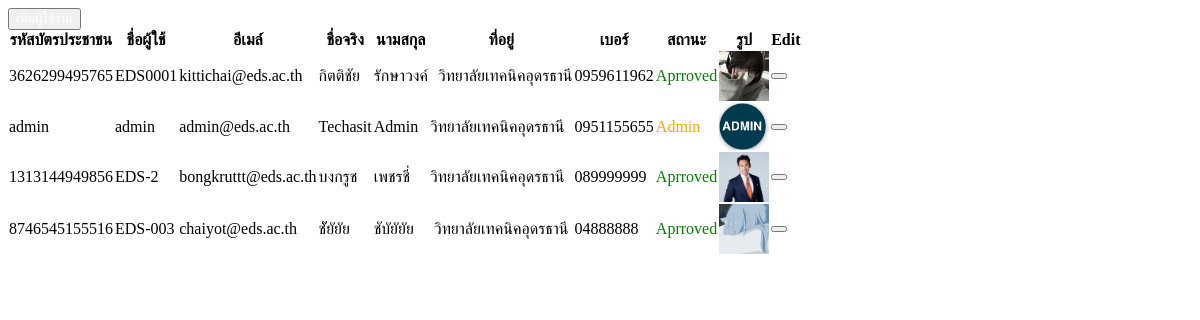
The app's page /Backend/admin/listUser.php, older data.
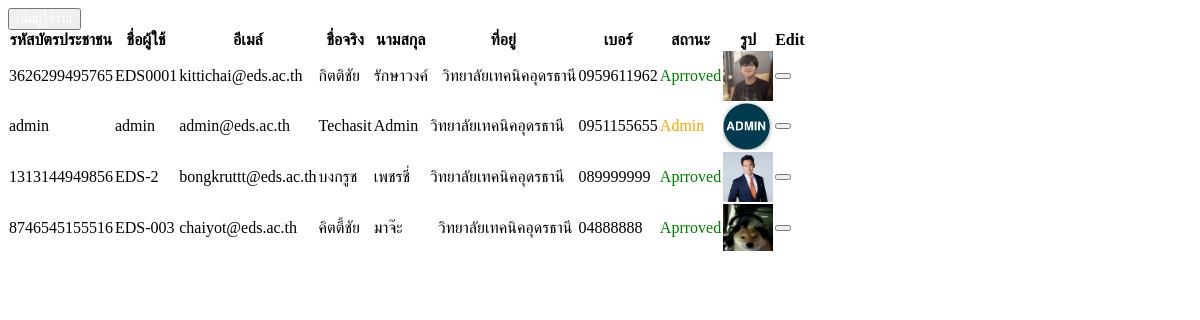
The same page, newer data.
### tables this page shows
CREATE TABLE `users` (
  `u_id` int(11) NOT NULL,
  `id_card` varchar(13) DEFAULT NULL,
  `username` varchar(255) NOT NULL,
  `email` varchar(255) DEFAULT NULL,
  `pwd` varchar(20) DEFAULT NULL,
  `fname` varchar(255) DEFAULT NULL,
  `lname` varchar(255) DEFAULT NULL,
  `address` varchar(255) NOT NULL,
  `phone` varchar(255) NOT NULL,
  `birthday` varchar(255) NOT NULL,
  `permission` int(11) NOT NULL,
  `main_groups` varchar(255) NOT NULL,
  `groups` int(11) NOT NULL,
  `img` text NOT NULL
);

### Backend/admin/listUser.php (the view, shortened to what this page needs)
<?php include "../db/connect.db.php";
?>
<section class="m-2 w-full">
   <div class="flex justify-center px-24 items-center">
      <div class="w-full overflow-x-auto">
         <table class="w-full text-left border border-separate rounded border-slate-200" cellspacing="0">
            <a href="./addUser-Admin.php"><button class="btn btn-success text-light mb-3" style="color:#fff; ">เพิ่มผู้ใช้งาน</button></a>
            <tbody>
               <tr>
                  <th scope="col" class="h-12 px-6 text-sm font-medium border-l first:border-l-0  border-slate-200 stroke-slate-500 text-slate-500 text-center">รหัสบัตรประชาชน</th>
                  <th scope="col" class="h-12 px-6 text-sm font-medium border-l first:border-l-0  border-slate-200 stroke-slate-500 text-slate-500 text-center">ชื่อผู้ใช้</th>
                  <th scope="col" class="h-12 px-6 text-sm font-medium border-l first:border-l-0  border-slate-200 stroke-slate-500 text-slate-500 text-center">อีเมล์</th>
                  <th scope="col" class="h-12 px-6 text-sm font-medium border-l first:border-l-0  border-slate-200 stroke-slate-500 text-slate-500 text-center">ชื่อจริง</th>
                  <th scope="col" class="h-12 px-6 text-sm font-medium border-l first:border-l-0  border-slate-200 stroke-slate-500 text-slate-500 text-center">นามสกุล</th>
                  <th scope="col" class="h-12 px-6 text-sm font-medium border-l first:border-l-0  border-slate-200 stroke-slate-500 text-slate-500 text-center">ที่อยู่</th>
                  <th scope="col" class="h-12 px-6 text-sm font-medium border-l first:border-l-0  border-slate-200 stroke-slate-500 text-slate-500 text-center">เบอร์</th>
                  <th scope="col" class="h-12 px-6 text-sm font-medium border-l first:border-l-0  border-slate-200 stroke-slate-500 text-slate-500 text-center">สถานะ</th>
                  <th scope="col" class="h-12 px-6 text-sm font-medium border-l first:border-l-0  border-slate-200 stroke-slate-500 text-slate-500 text-center">รูป</th>
                  <th scope="col" class="h-12 px-6 text-sm font-medium border-l first:border-l-0  border-slate-200 stroke-slate-500 text-slate-500 text-center">Edit</th>
               </tr>
               <?php
               $getUsers = "SELECT * FROM users";
               $queryUsers = $db->query($getUsers);
               while ($user = mysqli_fetch_assoc($queryUsers)) :
               ?>
                  <tr>
                     <form action="editUser.php" method="get">
                     <td class="h-12 px-6 text-sm transition duration-300 border-t border-l first:border-l-0 border-slate-200 stroke-slate-500 text-slate-500 ">
                        <span><?php echo $user['id_card']; ?></span>
                     </td>
                     <td class="h-12 px-6 text-sm transition duration-300 border-t border-l first:border-l-0 border-slate-200 stroke-slate-500 text-slate-500 ">
                        <span><?php echo $user['username']; ?></span>
                     </td>
                     <td class="h-12 px-6 text-sm transition duration-300 border-t border-l first:border-l-0 border-slate-200 stroke-slate-500 text-slate-500 ">
                        <?php echo $user['email']; ?>
                     </td>
                     <td class="h-12 px-6 text-sm transition duration-300 border-t border-l first:border-l-0 border-slate-200 stroke-slate-500 text-slate-500 ">
                        <?php echo $user['fname']; ?>
                     </td>
                     <td class="h-12 px-6 text-sm transition duration-300 border-t border-l first:border-l-0 border-slate-200 stroke-slate-500 text-slate-500 ">
                        <?php echo $user['lname']; ?>
                     </td>
                     <td class="h-12 px-6 text-sm transition duration-300 border-t border-l first:border-l-0 border-slate-200 stroke-slate-500 text-slate-500 ">
                        <?php echo $user['address']; ?>
                     </td>
                     <td class="h-12 px-6 text-sm transition duration-300 border-t border-l first:border-l-0 border-slate-200 stroke-slate-500 text-slate-500 ">
                        <?php echo $user['phone']; ?>
                     </td>
                     <td class="h-12 px-6 text-sm transition duration-300 border-t border-l first:border-l-0 border-slate-200 stroke-slate-500 text-slate-500 ">
                        <?php
                        if ($user['permission'] == 1) {
                           echo "<p style='color:green;'>Aprroved</p>";
                        }
                        if ($user['permission'] == 2) {
                           echo "<p style='color:orange;'>Admin</p>";
                        }
                        ?> </td>
                     <td class="h-12 px-6 text-sm transition duration-300 border-t border-l first:border-l-0 border-slate-200 stroke-slate-500 text-slate-500 ">
                        <img src="img/<?php echo $user['img']; ?>" alt="" class="w-50 h-50" width="50">
                     </td>
                     <td class="h-12 px-8 text-sm transition duration-300 border-t border-l first:border-l-0 border-slate-200 stroke-slate-500 text-slate-500 ">
                        <button type="submit" class="btn btn-warning w-full" style="color:#fff;"><i class="fa-regular fa-pen-to-square"  style="color:#fff;"></i>
                     </td>
                     </form>
                  </tr>
               <?php endwhile; ?>
            </tbody>
         </table>
      </div>
   </div>
</section>

Row changes from the older to the newer data that the page shows:
changed users "EDS0001": img: a different picture
changed users "EDS-003": fname "ชััยัยัย" → "คิตตี้ชัย"; lname "ชับัยัยัย" → "มาจ๊ะ"; img: a different picture
